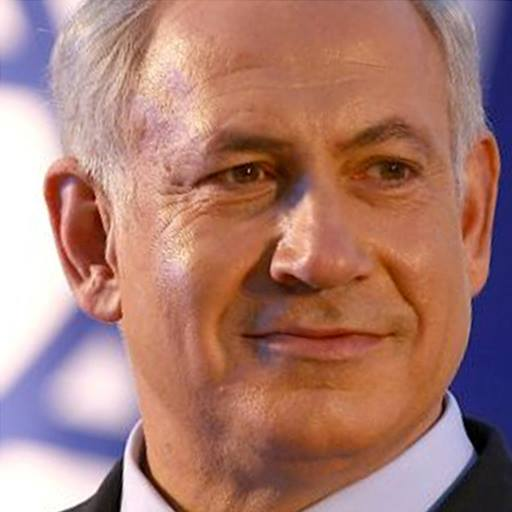
%> input picture Computer Vision/Image Blending/bib.jpg, 512 x 512 px
$ octave --eval "result = HarrisCornerDetector(rgb2gray(imread('../../Image Blending/bib.jpg')));"   (GNU Octave 9; MATLAB toolbox functions it lacks are replaced by stand-ins)
%> lines starting %> are read from the running program, lines starting %| are printed output that depends on the picture; in (x1, y1, x2, y2) boxes, pixels count from 0 and x2, y2 are one past the last pixel; in counts of white or black regions, pixels touching at a corner belong together; the program's own positions count from 1
### Computer Vision/Panorama/code/blurInImageSpace.m
function [blurImage] = blurInImageSpace(inImage,kernelSize)
%A function receiving an Image, and a size: describing the
%width and length of the gaussian kernel. it calculate the gaussian kernel,
%and convolutes the Image with it, in order to receive a blurred image.
kernelIm = zeros(kernelSize,kernelSize);
base = [1,1];
x = 1;
%Creating to first row of the Kernel
for i=1:kernelSize-1;
   x = conv(x,base);
end
firstRow = x;
%Using the first row to kernel to calculate the entire 2d kernel.
for i=1:kernelSize
   kernelIm(i,:) = firstRow * firstRow(1,i);
end
% normalizing the kernel
normalFactor = sum(kernelIm);
normalFactor = sum(normalFactor);
division = 1/normalFactor;
kernelIm = division*(kernelIm);
%using conv2 to convulate between inImage and the gaussian kernel.
blurImage = conv2(inImage, kernelIm,'same');
end

### Computer Vision/Panorama/code/nonMaximumSuppression.m
function [ result ] = nonMaximumSuppression( response )
% Find local maxima of corner metric matrix.

%deal with the frame border
response(1:2,:)=-inf;
response(:,1:2)=-inf;

response(end-1:end,:)=-inf;
response(:,end-1:end)=-inf;

BW = imregionalmax(response,8);
maxResponse=max(response(:));

BW(response<(maxResponse*0.1))=0;
result = bwmorph(BW,'shrink',Inf);

end

### Computer Vision/Panorama/code/HarrisCornerDetector.m
function [pos] = HarrisCornerDetector( im )
% A function receiving an image and finding the feature points of the
% image.
    filterWith = [1,0,-1];
    %derivatives
    Ix = conv2(im, filterWith,'same');
    Iy = conv2(im, (filterWith)','same');
    %blurring
    IxSq = blurInImageSpace(Ix.*Ix,3);
    IySq = blurInImageSpace(Iy.*Iy,3);
    IxIy = blurInImageSpace(Ix.*Iy,3);
    %calculateing det and trace for derivatives for each value
    det = (IxSq).*(IySq) - (IxIy).*(IxIy);
    k = 0.04;
    trace = (IxSq)+(IySq);
    R = det - k*(trace.^2);
    responseThresh = nonMaximumSuppression(R);
    [col,row] = ind2sub(size(responseThresh),find(responseThresh));
    pos = [row,col];
end
%> in HarrisCornerDetector, `Ix = conv2(im, filterWith,'same');`:
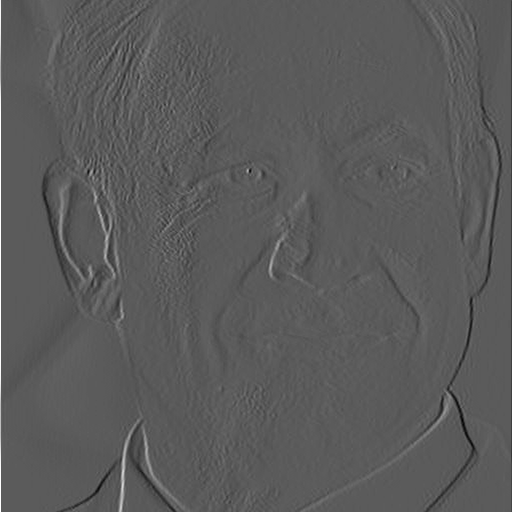
%> Ix: size 512x512 double; min -142, max 255, mean -0.4; drawn with min black and max white
%> in HarrisCornerDetector, `Iy = conv2(im, (filterWith)','same');`:
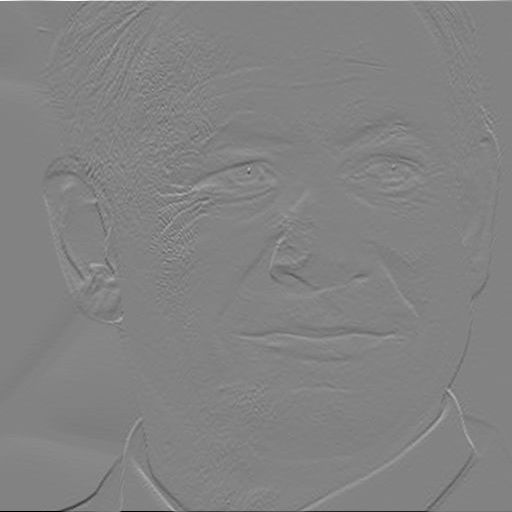
%> Iy: size 512x512 double; min -255, max 242, mean 0; drawn with min black and max white
%> in blurInImageSpace, `blurImage = conv2(inImage, kernelIm,'same');`:
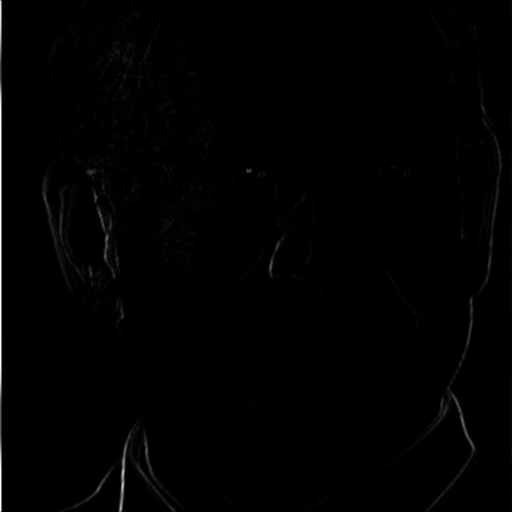
%> blurImage: size 512x512 double; min 0, max 32512.5, mean 225.1; drawn with min black and max white
%> in HarrisCornerDetector, `R = det - k*(trace.^2);`:
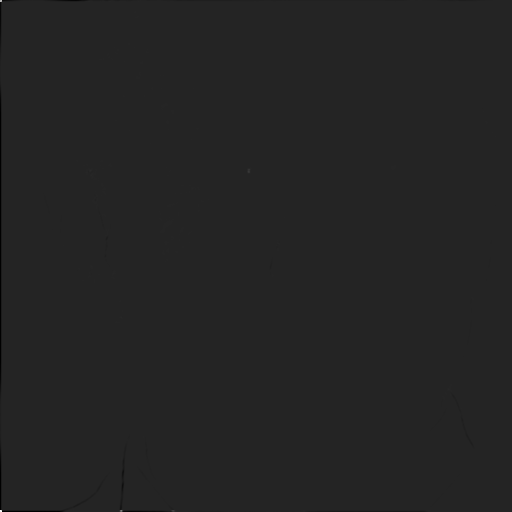
%> R: size 512x512 double; min -42282506.2, max 250391716.7, mean -125901.3; drawn with min black and max white
%> in nonMaximumSuppression, `response(:,end-1:end)=-inf;`:
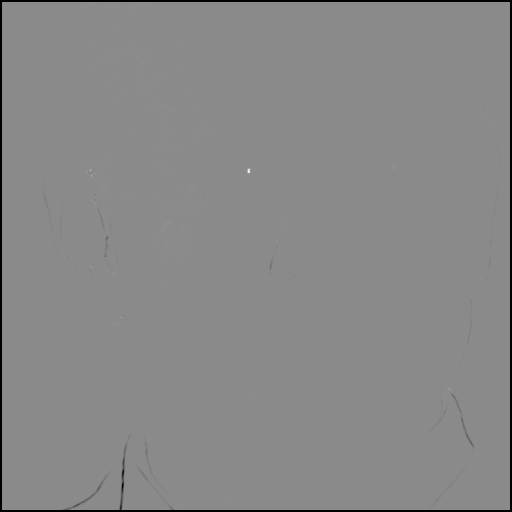
%> response: size 512x512 double; 1.56% of the values are NaN or infinite; the others: min -25208660.4, max 21049108.4, mean -16518; drawn with min black, max white, NaN and infinite black
%> in nonMaximumSuppression, `BW = imregionalmax(response,8);`:
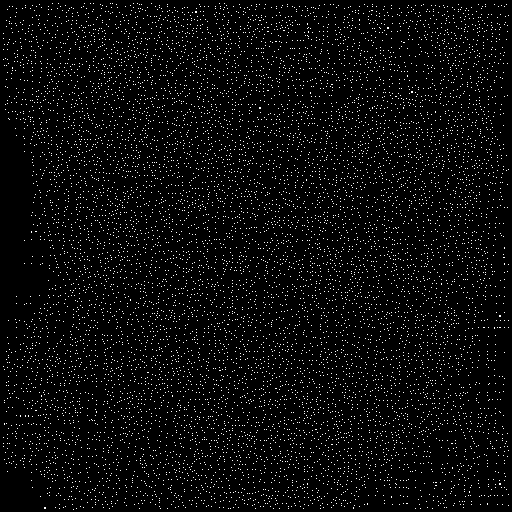
%> BW: size 512x512 logical; 3.9% white in thin lines or dots
%> in nonMaximumSuppression, `maxResponse=max(response(:));`: maxResponse = 21049108.4
%> in nonMaximumSuppression, `BW(response<(maxResponse*0.1))=0;`:
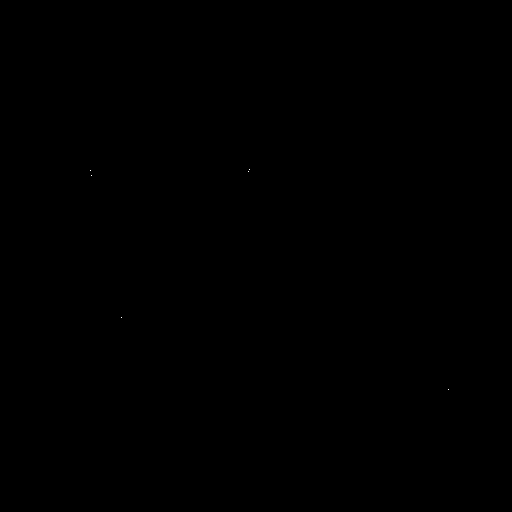
%> BW: size 512x512 logical; 0% white in thin lines or dots, all inside (x1, y1, x2, y2) = (90, 169, 449, 390)
%> in HarrisCornerDetector, `[col,row] = ind2sub(size(responseThresh),find(responseThresh));`: col = [171; 176; 318; 172; 170; 390]; row = [91; 92; 122; 249; 250; 449]
%> in HarrisCornerDetector, `pos = [row,col];`: pos = [91 171; 92 176; 122 318; 249 172; 250 170; 449 390]
%> `result = HarrisCornerDetector(rgb2gray(imread('../../Image Blending/bi..`: result has the same summary as pos in HarrisCornerDetector

$ run again, on Computer Vision/Image Blending/dog.jpg
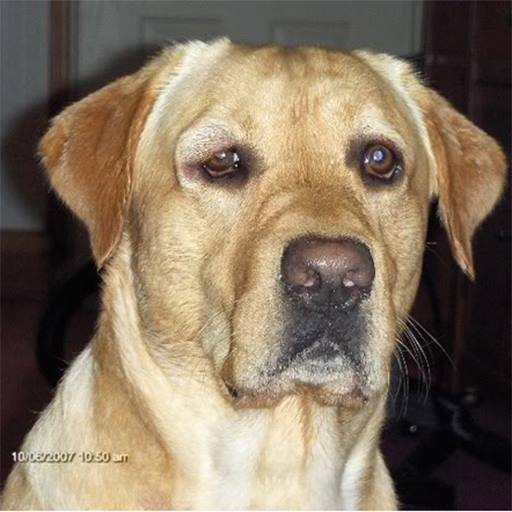
%> input picture Computer Vision/Image Blending/dog.jpg, 512 x 512 px
%> in nonMaximumSuppression, `response(:,end-1:end)=-inf;`:
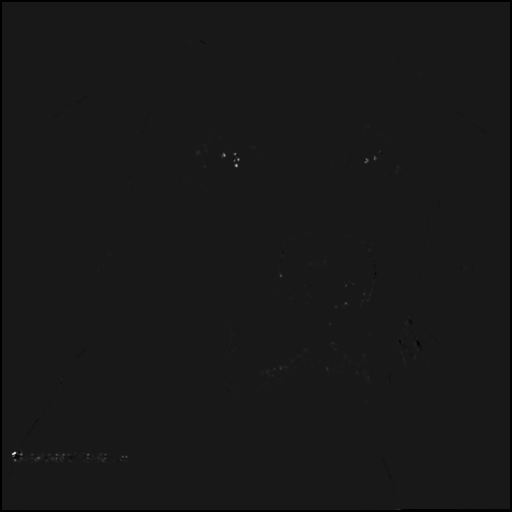
%> response: size 512x512 double; 1.56% of the values are NaN or infinite; the others: min -10460743, max 99358557.9, mean 42087; drawn with min black, max white, NaN and infinite black
%> in nonMaximumSuppression, `BW = imregionalmax(response,8);`:
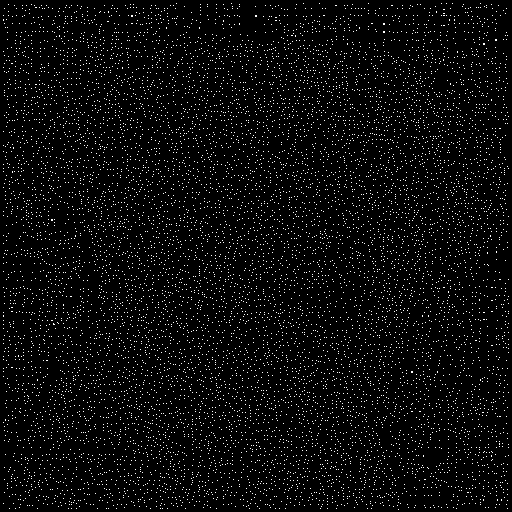
%> BW: size 512x512 logical; 4% white in thin lines or dots
%> maxResponse = 99358557.9
%> col = 36 values from 155 to 510; row = 36 values from 14 to 399
%> pos = 36 rows, first 12: [14 457; 15 454; 16 461; 22 455; 22 459; 33 455; 36 461; 39 459; 50 455; 53 459; 57 455; 57 459]
%> result has the same summary as pos in HarrisCornerDetector
